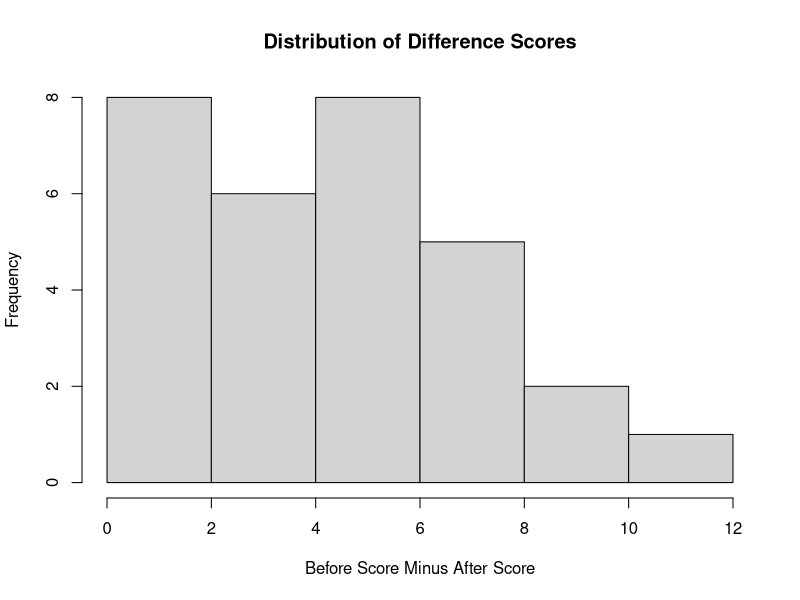

Generate this figure with R:
# Paired samples t-test
# Participants complete a stress scale before and after a short breathing exercise.
# The researcher tests whether stress scores changed after the exercise.

#-----
# Import and examine the data
#-----

# Upload paired_stress_data.csv into the same
# JupyterHub folder as this notebook.

stress_data <- read.csv("paired_stress_data.csv")

# View the first 6 rows
head(stress_data)

# Check the variable names
names(stress_data)

# Check the number of participants
nrow(stress_data)


#-----
# Describe the scores
#-----

# Calculate the mean before the breathing exercise
mean(stress_data$stress_before)

# Calculate the mean after the breathing exercise
mean(stress_data$stress_after)

# Calculate the standard deviations
sd(stress_data$stress_before)
sd(stress_data$stress_after)


#-----
# Create difference scores
#-----

# A paired t-test analyzes the difference between
# each participant's two scores.

stress_data$difference <- stress_data$stress_before -
  stress_data$stress_after

# Positive values mean stress decreased.
head(stress_data)


#-----
# Check normality
#-----

# For a paired t-test, check the distribution
# of the difference scores.

hist(stress_data$difference,
     main = "Distribution of Difference Scores",
     xlab = "Before Score Minus After Score")


#-----
# Run the paired-samples t-test
#-----

# paired = TRUE tells R that the two scores
# came from the same participants.

t_test_result <- t.test(stress_data$stress_before,
                        stress_data$stress_after,
                        paired = TRUE)

# Display the results
t_test_result


#-----
# Calculate Cohen's d
#-----

# For paired data, Cohen's d uses the mean and
# standard deviation of the difference scores.

cohens_d <- mean(stress_data$difference) /
  sd(stress_data$difference)

cohens_d

# unstandardized is in output (4.87 points)

# A paired samples t-test was conducted to compare the stress scores before and after
# a breathing exercise. Stress was lower after the exercise (M = XX, SD = XX) than before
# (M = XX, SD = XX). This difference was statistically significant t(29) = 9.24, p < .001,
# 95% CI [3.79, 5.94], Cohen's d = 1.69.
